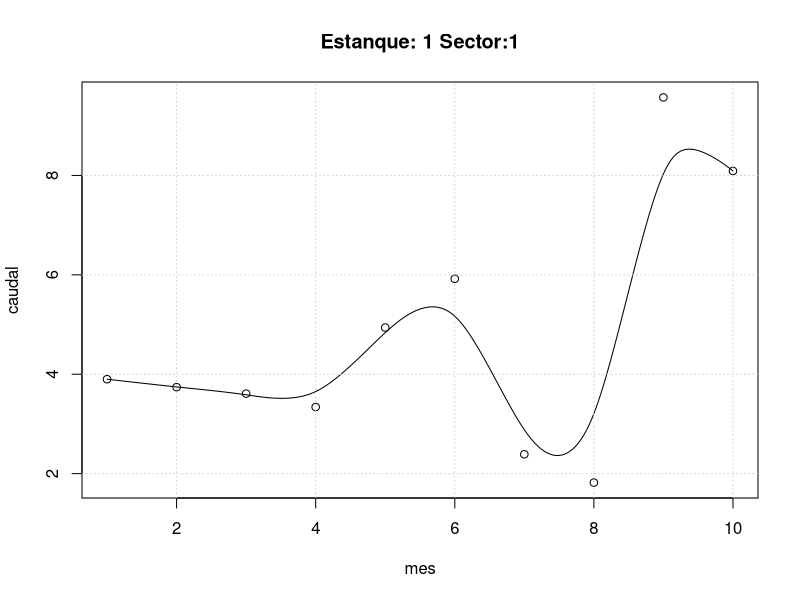
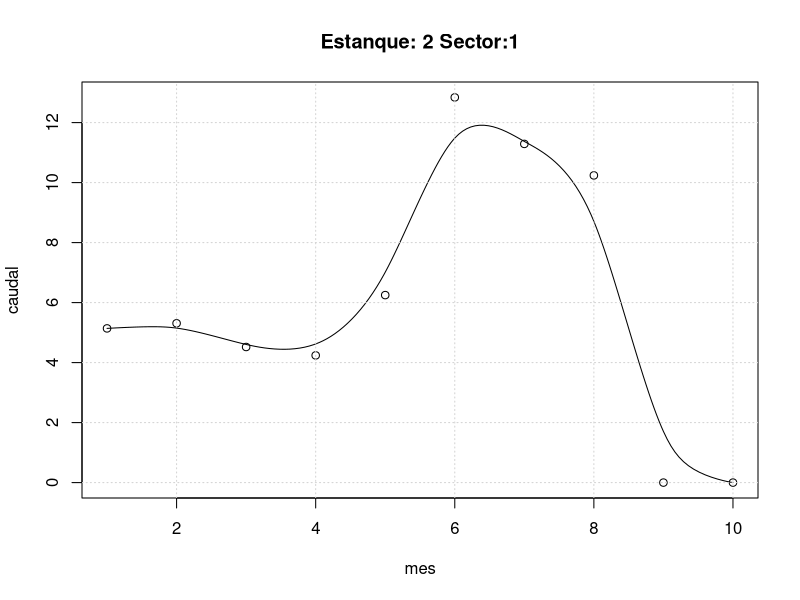
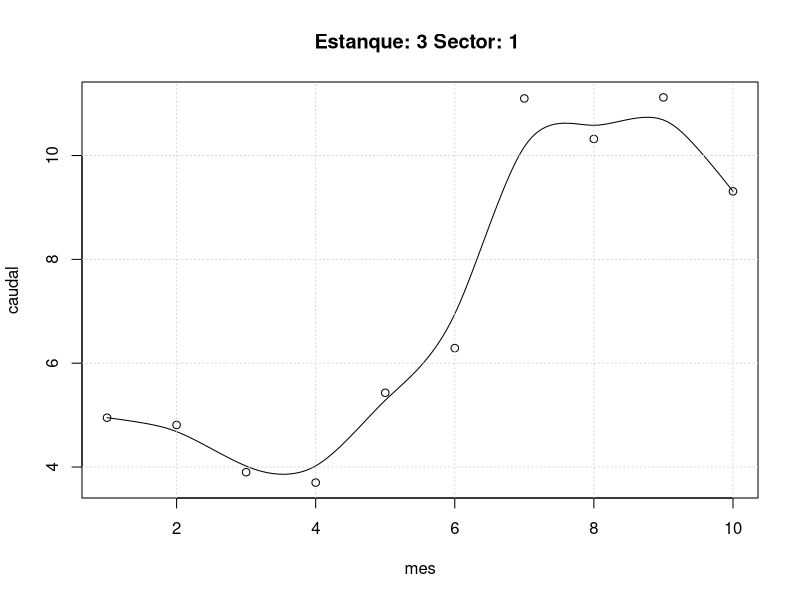
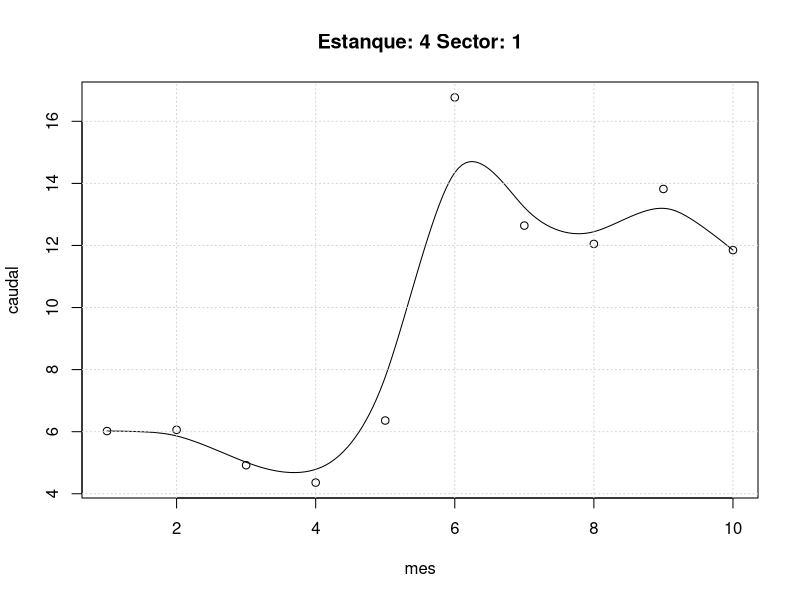
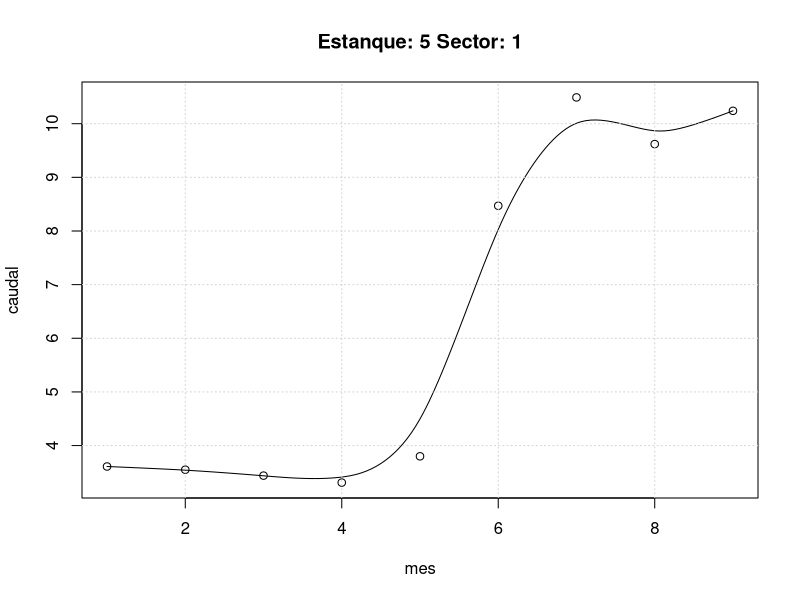
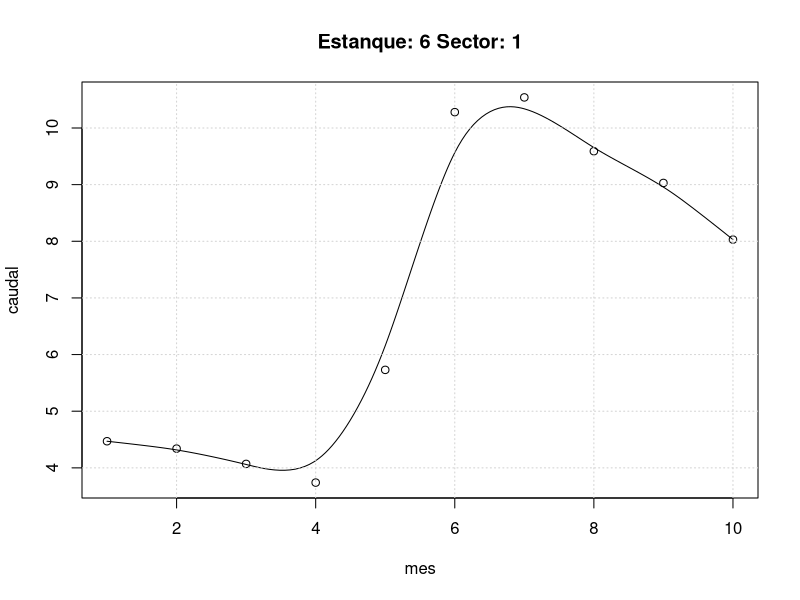
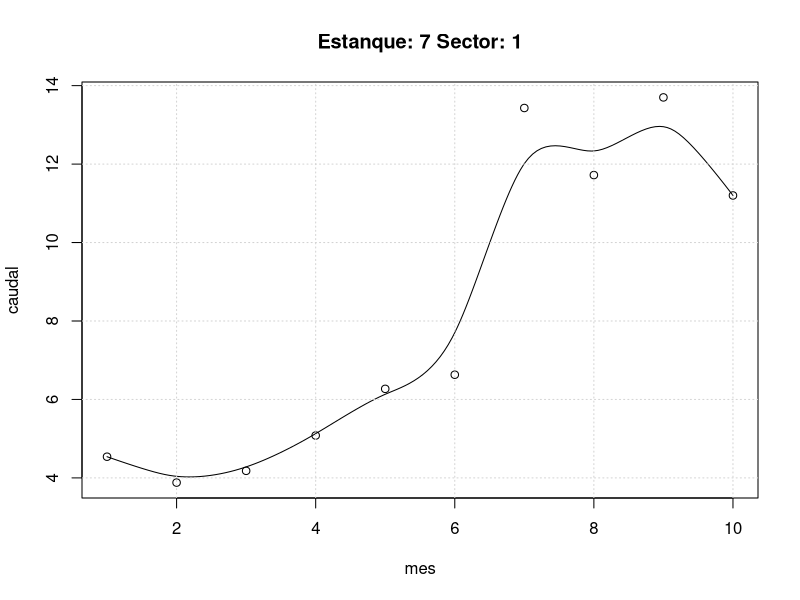
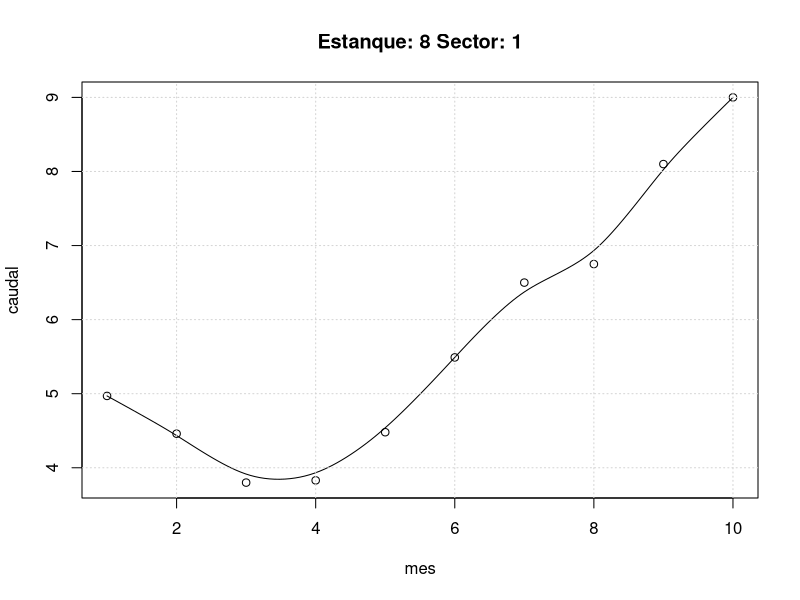

Here is the R script that generated these plots, in order:
Datos<-read.table("CaudalesEneroOctubre2016.csv",header=TRUE,sep=";",na.strings="NA",dec=".",strip.white=TRUE)
Datos
attach(Datos)

# Estanque : 1 Sector: 1
rango <- 1:10 
mes<-Mes[rango]
caudal<-Caudal[rango]
plot(mes,caudal)
title("Estanque: 1 Sector:1")
xspline(mes,caudal,shape=1)
grid(nx=NULL, ny=NULL, col = "lightgray", lty = "dotted",
lwd = par("lwd"))

# Estanque : 2 Sector: 1
rango <- 11:20 
mes<-Mes[rango]
caudal<-Caudal[rango]
plot(mes,caudal)
title("Estanque: 2 Sector:1")
xspline(mes,caudal,shape=1)
grid(nx=NULL, ny=NULL, col = "lightgray", lty = "dotted",
lwd = par("lwd"))

# Estanque : 3 Sector: 1
rango <- 21:30 
mes<-Mes[rango]
caudal<-Caudal[rango]
plot(mes,caudal)
title("Estanque: 3 Sector: 1 ")
xspline(mes,caudal,shape=1)
grid(nx=NULL, ny=NULL, col = "lightgray", lty = "dotted",
lwd = par("lwd"))

# Estanque : 4 Sector: 1
rango <- 31:40 
mes<-Mes[rango]
caudal<-Caudal[rango]
plot(mes,caudal)
title("Estanque: 4 Sector: 1")
xspline(mes,caudal,shape=1)
grid(nx=NULL, ny=NULL, col = "lightgray", lty = "dotted",
lwd = par("lwd"))

# Estanque : 5 Sector: 1
rango <- 41:49
mes<-Mes[rango]
caudal<-Caudal[rango]
plot(mes,caudal)
title("Estanque: 5 Sector: 1")
xspline(mes,caudal,shape=1)
grid(nx=NULL, ny=NULL, col = "lightgray", lty = "dotted",
lwd = par("lwd"))

# Estanque : 6 Sector: 1
rango <- 50:59 
mes<-Mes[rango]
caudal<-Caudal[rango]
plot(mes,caudal)
title("Estanque: 6 Sector: 1")
xspline(mes,caudal,shape=1)
grid(nx=NULL, ny=NULL, col = "lightgray", lty = "dotted",
lwd = par("lwd"))

# Estanque : 7 Sector: 1
rango <- 60:69 
mes<-Mes[rango]
caudal<-Caudal[rango]
plot(mes,caudal)
title("Estanque: 7 Sector: 1")
xspline(mes,caudal,shape=1)
grid(nx=NULL, ny=NULL, col = "lightgray", lty = "dotted",
lwd = par("lwd"))

# Estanque : 8 Sector: 1
rango <- 70:79 
mes<-Mes[rango]
caudal<-Caudal[rango]
plot(mes,caudal)
title("Estanque: 8 Sector: 1")
xspline(mes,caudal,shape=1)
grid(nx=NULL, ny=NULL, col = "lightgray", lty = "dotted",
lwd = par("lwd"))

# Estanque : 9 Sector: 1
rango <- 80:89
mes<-Mes[rango]
caudal<-Caudal[rango]
plot(mes,caudal)
title("Estanque: 9 Sector: 1")
xspline(mes,caudal,shape=1)
grid(nx=NULL, ny=NULL, col = "lightgray", lty = "dotted",
lwd = par("lwd"))

# Estanque : 10 Sector: 1
rango <- 90:99 
mes<-Mes[rango]
caudal<-Caudal[rango]
plot(mes,caudal)
title("Estanque: 10 Sector: 1")
xspline(mes,caudal,shape=1)
grid(nx=NULL, ny=NULL, col = "lightgray", lty = "dotted",
lwd = par("lwd"))


# Estanque : 11 Sector: 1
rango <- 100:109
mes<-Mes[rango]
caudal<-Caudal[rango]
plot(mes,caudal)
title("Estanque: 11 Sector: 1")
xspline(mes,caudal,shape=1)
grid(nx=NULL, ny=NULL, col = "lightgray", lty = "dotted",
lwd = par("lwd"))

# Estanque : 3 Sector: 2
rango <- 110:119
mes<-Mes[rango]
caudal<-Caudal[rango]
plot(mes,caudal)
title("Estanque: 3 Sector: 2")
xspline(mes,caudal,shape=1)
grid(nx=NULL, ny=NULL, col = "lightgray", lty = "dotted",
lwd = par("lwd"))

# Estanque : 4 Sector: 2
rango <- 120:129 
mes<-Mes[rango]
caudal<-Caudal[rango]
plot(mes,caudal)
title("Estanque: 4 Sector: 2")
xspline(mes,caudal,shape=1)
grid(nx=NULL, ny=NULL, col = "lightgray", lty = "dotted",
lwd = par("lwd"))

media_estanque <- function(tabla,b){
	
}
